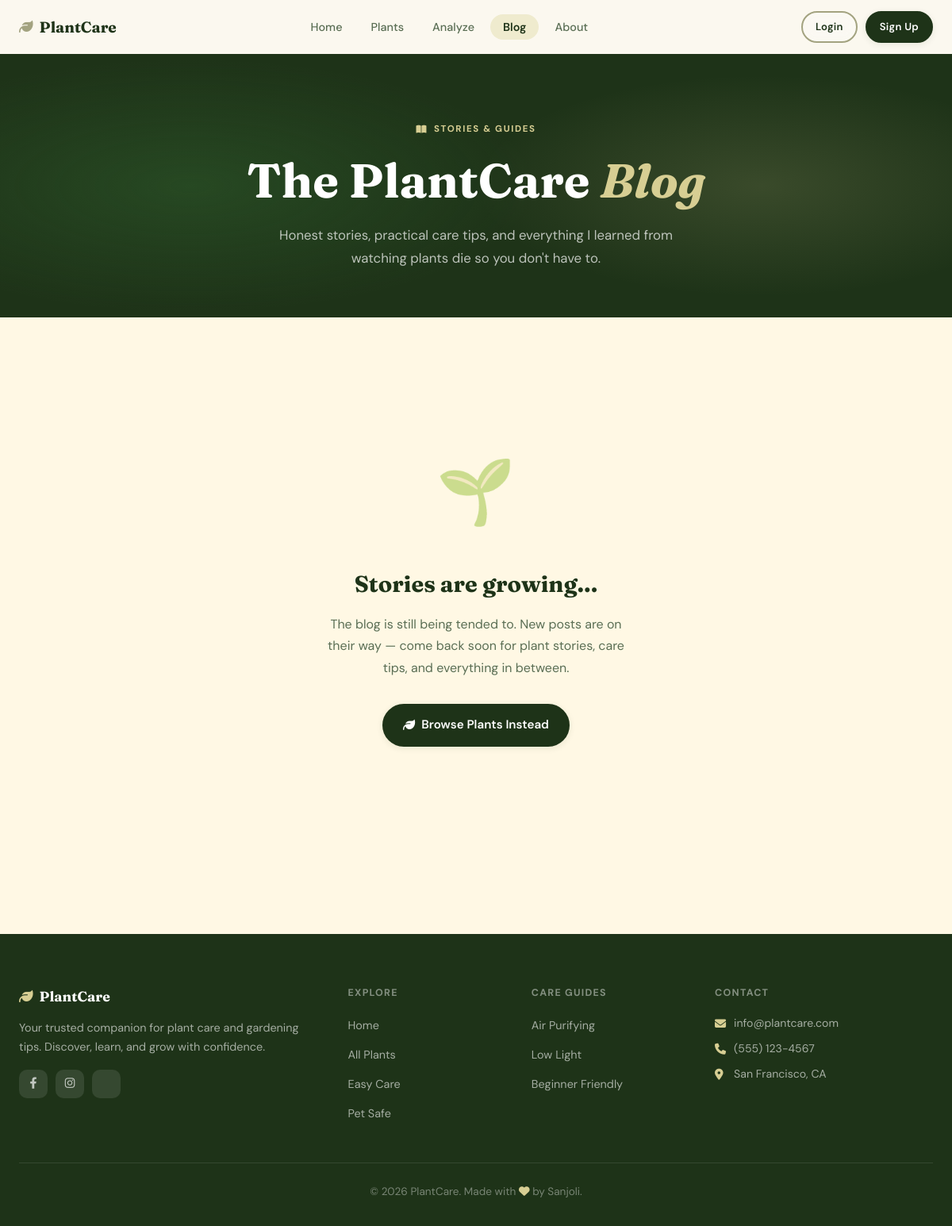
The page /blog/ on the database as committed earlier.
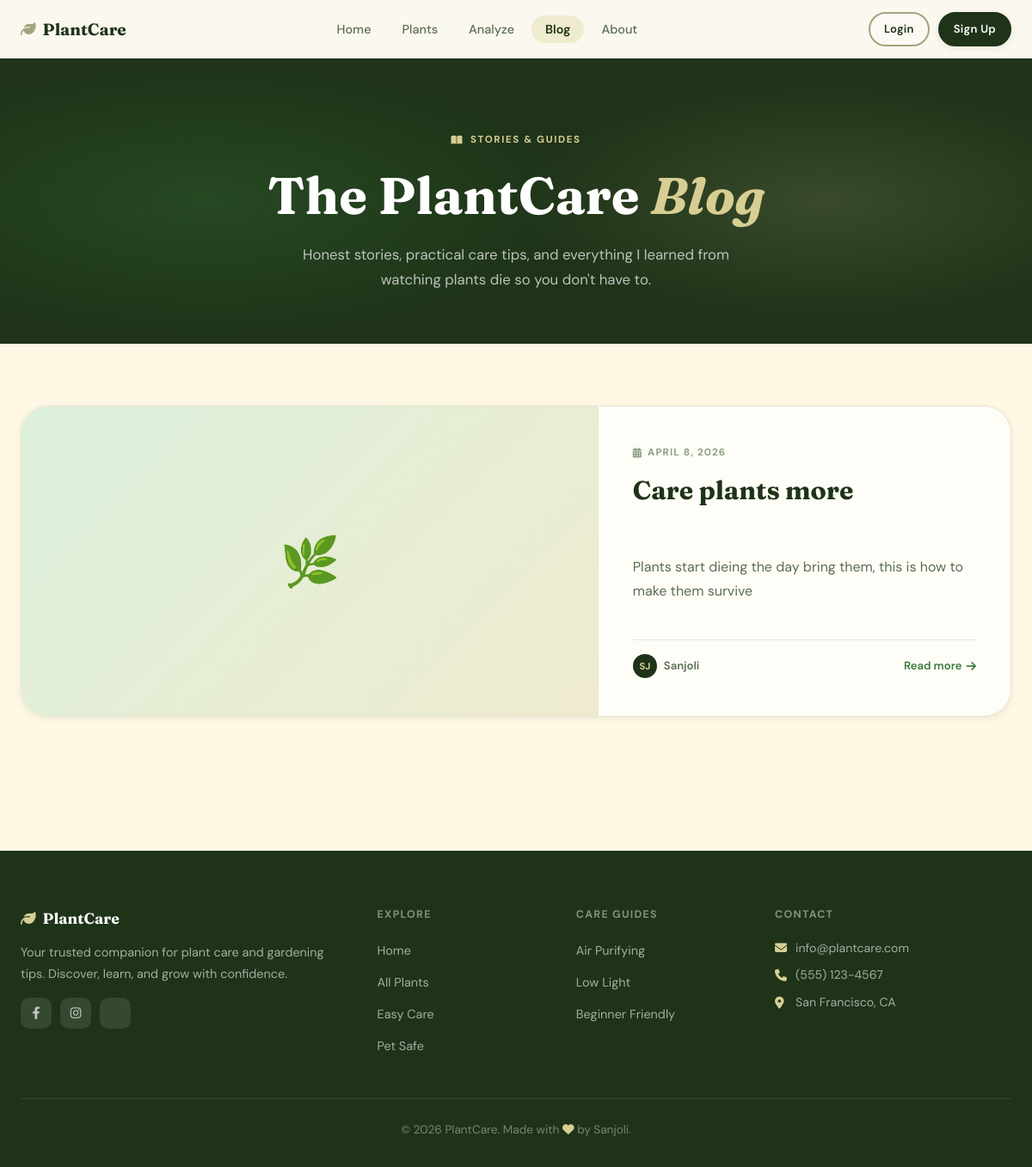
The same page on the database as committed later.
### plants/models.py (models this page shows, shortened)
class BlogPost(models.Model):
    title = models.CharField(max_length=300)
    excerpt = models.TextField(blank=True, help_text="Short summary shown on the blog listing page")
    content = models.TextField()
    image = models.ImageField(upload_to="blogs/", blank=True, null=True)
    image_url = models.URLField(max_length=500, blank=True, null=True)
    created_at = models.DateTimeField(auto_now_add=True)
    updated_at = models.DateTimeField(auto_now=True)
    class Meta:
        ordering = ['-created_at']
    def get_image_url(self):
        if self.image:
            return self.image.url
        return self.image_url

### plants/views.py (the view)
# urls.py: path('blog/', views.blog_list, name='blog_list'),
def blog_list(request):
    page = request.GET.get('page', 1)
    queryset = BlogPost.objects.all()
    paginator = Paginator(queryset, 9)
    blogs = paginator.get_page(page)
    return render(request, 'plants/blog_list.html', {'blogs': blogs})

### plants/templates/plants/blog_list.html (shortened to what this page needs)
{% extends 'plants/base.html' %}
{% load static %}
{% block content %}
<section class="blog-hero">
  <div class="container blog-hero-content">
    <div class="blog-hero-eyebrow"><i class="fas fa-book-open"></i> Stories & guides</div>
    <h1>The PlantCare <em>Blog</em></h1>
    <p class="blog-hero-sub">Honest stories, practical care tips, and everything I learned from watching plants die so you don't have to.</p>
  </div>
</section>
<section class="blog-section">
  <div class="container">
    {% if blogs.object_list %}
    <div class="blog-grid">
      {% for post in blogs.object_list %}
      <article class="blog-card {% if forloop.first %}blog-card--featured{% endif %}" style="transition-delay: {{ forloop.counter0 }}00ms">
        <div class="blog-card-img">
          {% if post.get_image_url %}
            <img src="{{ post.get_image_url }}" alt="{{ post.title }}" loading="lazy">
          {% else %}
            <div class="blog-card-img-placeholder">🌿</div>
          {% endif %}
        </div>
        <div class="blog-card-body">
          <div class="blog-card-date">
            <i class="fas fa-calendar-alt"></i>
            {{ post.created_at|date:"F j, Y" }}
          </div>
          <h2 class="blog-card-title">
            <a href="{% url 'blog_detail' post.pk %}" style="color:inherit;">{{ post.title }}</a>
          </h2>
          <p class="blog-card-excerpt">
            {% if post.excerpt %}
              {{ post.excerpt|truncatewords:28 }}
            {% else %}
              {{ post.content|truncatewords:28 }}
            {% endif %}
          </p>
          <div class="blog-card-footer">
            <div class="blog-card-author">
              <div class="blog-card-author-avatar">SJ</div>
              Sanjoli
            </div>
            <a href="{% url 'blog_detail' post.pk %}" class="blog-card-read">
              Read more <i class="fas fa-arrow-right"></i>
            </a>
          </div>
        </div>
      </article>
      {% endfor %}
    </div>
    {% else %}
    <div class="blog-grid">
      <div class="blog-empty">
        <span class="blog-empty-icon">🌱</span>
        <h3>Stories are growing...</h3>
        <p>The blog is still being tended to. New posts are on their way — come back soon for plant stories, care tips, and everything in between.</p>
        <a href="{% url 'plant_list' %}" class="btn btn-primary">
          <i class="fas fa-leaf"></i> Browse Plants Instead
        </a>
      </div>
    </div>
    {% endif %}
  </div>
</section>
{% endblock %}

### plants/templates/plants/base.html (shortened to what this page needs)
<!DOCTYPE html>
<html lang="en">
<head>
    <meta property="og:image" content="{% block og_image %}{% load static %}{{ request.scheme }}://{{ request.get_host }}{% static 'images/og-image.jpg' %}{% endblock %}">
    <meta property="twitter:image" content="{% block twitter_image %}{% load static %}{{ request.scheme }}://{{ request.get_host }}{% static 'images/twitter-image.jpg' %}{% endblock %}">
    {% load static %}
    <link rel="stylesheet" href="{% static 'css/style.css' %}">
    <link rel="stylesheet" href="https://cdnjs.cloudflare.com/ajax/libs/font-awesome/6.4.0/css/all.min.css">
</head>
<body>
    <nav class="navbar" role="navigation" aria-label="Main navigation">
        <div class="nav-container">
            <a href="{% url 'home' %}" class="nav-logo" aria-label="PlantCare Home">
                <i class="fas fa-leaf" aria-hidden="true"></i>
                PlantCare
            </a>
            <ul class="nav-menu" role="menubar">
                <li role="none">
                    <a href="{% url 'home' %}" class="nav-link {% if request.resolver_match.url_name == 'home' %}active{% endif %}" role="menuitem">Home</a>
                </li>
                <li role="none">
                    <a href="{% url 'plant_list' %}" class="nav-link {% if request.resolver_match.url_name == 'plant_list' or request.resolver_match.url_name == 'plant_detail' %}active{% endif %}" role="menuitem">Plants</a>
                </li>
                <li role="none">
                    <a href="{% url 'analyze' %}" class="nav-link {% if request.resolver_match.url_name == 'analyze' %}active{% endif %}" role="menuitem">Analyze</a>
                </li>
                <li role="none">
                    <a href="{% url 'blog_list' %}" class="nav-link {% if request.resolver_match.url_name == 'blog_list' or request.resolver_match.url_name == 'blog_detail' %}active{% endif %}" role="menuitem">Blog</a>
                </li>
                <li role="none">
                    <a href="{% url 'about' %}" class="nav-link {% if request.resolver_match.url_name == 'about' %}active{% endif %}" role="menuitem">About</a>
                </li>
            </ul>
            <div class="nav-auth">
                {% if user.is_authenticated %}
                    <span class="nav-username"><i class="fas fa-user-circle"></i> {{ user.username }}</span>
                    <form method="post" action="{% url 'logout' %}" style="display:inline;">
                        {% csrf_token %}
                        <button type="submit" class="btn btn-ghost btn-sm">Logout</button>
                    </form>
                {% else %}
                    <a href="{% url 'login' %}" class="btn btn-ghost btn-sm {% if request.resolver_match.url_name == 'login' %}active{% endif %}">Login</a>
                    <a href="{% url 'signup' %}" class="btn btn-primary btn-sm {% if request.resolver_match.url_name == 'signup' %}active{% endif %}">Sign Up</a>
                {% endif %}
            </div>
        </div>
    </nav>
    <main id="main-content" role="main">
        {% block content %}
        {% endblock %}
    </main>
    <footer class="footer" role="contentinfo">
        <div class="footer-container">
            <div class="footer-content">
                <div class="footer-section">
                    <h3><i class="fas fa-leaf"></i> PlantCare</h3>
                    <p>Your trusted companion for plant care and gardening tips. Discover, learn, and grow with confidence.</p>
                    <div class="social-links">
                        <a href="#" aria-label="Facebook"><i class="fab fa-facebook-f"></i></a>
                        <a href="#" aria-label="Instagram"><i class="fab fa-instagram"></i></a>
                        <a href="#" aria-label="Twitter/X"></a>
                    </div>
                </div>
                <div class="footer-section">
                    <h4>Explore</h4>
                    <ul>
                        <li><a href="{% url 'home' %}">Home</a></li>
                        <li><a href="{% url 'plant_list' %}">All Plants</a></li>
                        <li><a href="{% url 'plant_list' %}?difficulty=easy">Easy Care</a></li>
                        <li><a href="{% url 'plant_list' %}?pet_safe=true">Pet Safe</a></li>
                    </ul>
                </div>
                <div class="footer-section">
                    <h4>Care Guides</h4>
                    <ul>
                        <li><a href="{% url 'plant_list' %}?air_purifying=true">Air Purifying</a></li>
                        <li><a href="{% url 'plant_list' %}?light=low">Low Light</a></li>
                        <li><a href="{% url 'plant_list' %}?difficulty=easy&pet_safe=true">Beginner Friendly</a></li>
                    </ul>
                </div>
                <div class="footer-section footer-contact">
                    <h4>Contact</h4>
                    <p><i class="fas fa-envelope"></i> info@plantcare.com</p>
                    <p><i class="fas fa-phone"></i> (555) 123-4567</p>
                    <p><i class="fas fa-map-marker-alt"></i> San Francisco, CA</p>
                </div>
            </div>
            <div class="footer-bottom">
                <p>&copy; 2026 PlantCare. Made with <i class="fas fa-heart"></i> by Sanjoli.</p>
            </div>
        </div>
    </footer>
</body>
</html>

### plants/templates/plants/blog_list.html (style rules this page uses)
.blog-hero { background: var(--primary); padding: 80px 0 60px; position: relative; overflow: hidden; text-align: center; }
.blog-hero::before { content: ''; position: absolute; inset: 0; background: radial-gradient(ellipse 60% 80% at 20% 50%, rgba(58,122,58,0.3) 0%, transparent 60%), radial-gradient(ellipse 50% 70% at 80% 50%, rgba(215,206,147,0.15) 0%, transparent 60%); pointer-events: none; }
.blog-hero-content { position: relative; z-index: 1; }
.blog-hero-eyebrow { display: inline-flex; align-items: center; gap: 8px; font-size: 0.72rem; font-weight: 700; letter-spacing: 0.14em; text-transform: uppercase; color: var(--golden); margin-bottom: 20px; }
.blog-hero h1 { font-family: var(--font-display); font-size: clamp(2.2rem, 5vw, 3.8rem); font-weight: 700; color: #fff; line-height: 1.15; margin-bottom: 20px; }
.blog-hero h1 em { color: var(--golden); font-style: italic; }
.blog-hero-sub { font-size: 1.05rem; color: rgba(255,255,255,0.7); max-width: 520px; margin: 0 auto; line-height: 1.75; }
.blog-section { padding: 72px 0 100px; background: var(--base); }
.blog-grid { display: grid; grid-template-columns: repeat(3, 1fr); gap: 32px; margin-bottom: 56px; }
.blog-card { background: var(--surface); border-radius: var(--radius-lg); overflow: hidden; border: 1px solid var(--border); box-shadow: var(--shadow-sm); display: flex; flex-direction: column; transition: box-shadow 0.3s ease, transform 0.3s ease; opacity: 0; transform: translateY(28px); }
.blog-card.visible { opacity: 1; transform: translateY(0); }
.blog-card-img { aspect-ratio: 16 / 9; overflow: hidden; position: relative; background: var(--blush); }
.blog-card-img-placeholder { width: 100%; height: 100%; display: flex; align-items: center; justify-content: center; font-size: 3.5rem; background: linear-gradient(135deg, var(--blush) 0%, var(--soft-accent) 100%); }
.blog-card-body { padding: 24px 24px 20px; flex: 1; display: flex; flex-direction: column; }
.blog-card-date { font-size: 0.72rem; font-weight: 700; letter-spacing: 0.1em; text-transform: uppercase; color: var(--text-light); margin-bottom: 10px; display: flex; align-items: center; gap: 6px; }
.blog-card-title { font-family: var(--font-display); font-size: 1.2rem; font-weight: 700; color: var(--primary); line-height: 1.35; margin-bottom: 12px; flex: 1; }
.blog-card-excerpt { font-size: 0.9rem; color: var(--text-muted); line-height: 1.7; margin-bottom: 20px; flex: 1; }
.blog-card-footer { display: flex; align-items: center; justify-content: space-between; padding-top: 16px; border-top: 1px solid var(--border); }
.blog-card-author { display: flex; align-items: center; gap: 8px; font-size: 0.82rem; font-weight: 600; color: var(--text-muted); }
.blog-card-author-avatar { width: 28px; height: 28px; border-radius: 50%; background: var(--primary); color: var(--golden); display: flex; align-items: center; justify-content: center; font-size: 0.7rem; font-weight: 700; }
.blog-card-read { font-size: 0.82rem; font-weight: 600; color: var(--blush-accent); display: flex; align-items: center; gap: 5px; transition: gap 0.2s ease; }
.blog-card--featured { grid-column: 1 / -1; display: grid; grid-template-columns: 1.4fr 1fr; border-radius: var(--radius-xl); }
.blog-card--featured .blog-card-img { aspect-ratio: unset; min-height: 360px; border-radius: 0; }
.blog-card--featured .blog-card-body { padding: 44px 40px; }
.blog-card--featured .blog-card-title { font-size: clamp(1.4rem, 2.5vw, 2rem); margin-bottom: 16px; }
.blog-card--featured .blog-card-excerpt { font-size: 1rem; line-height: 1.8; }
.blog-card--featured .blog-card-date { margin-bottom: 14px; }

Rows that differ between the two databases and show on the page:
added BlogPost: created_at "APRIL 8, 2026", title "Care plants more", excerpt "Plants start dieing the day bring them, this is how to make them survive"
Other text that changed with them:
text no longer shown: "🌱 Stories are growing... The blog is still being tended to. New posts are on their way — come back soon for plant stories, care tips, and everything in between. Browse Plants Instead"
